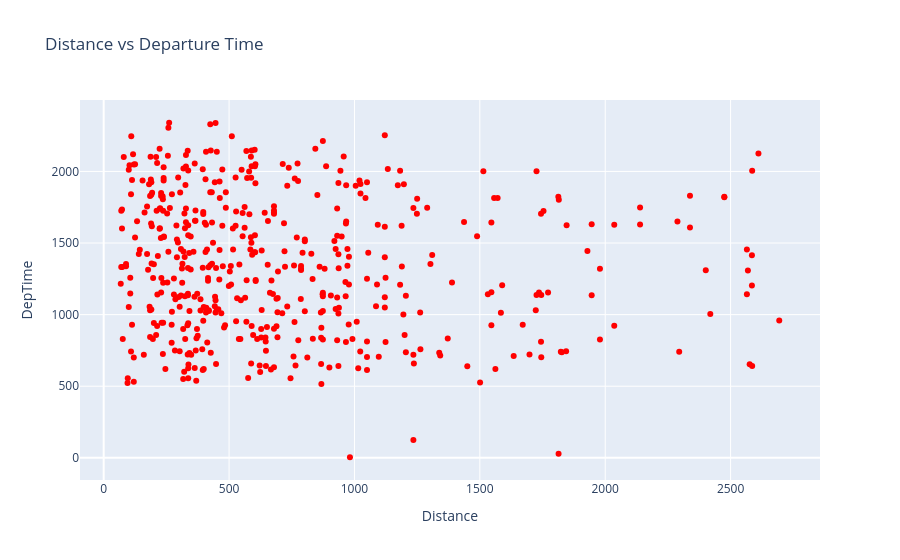

Notebook cell for this chart:
### Code cell
import plotly.express as px
import plotly.graph_objects as go

fig=go.Figure()
#Next we will create a scatter plot by using the add_trace function and use the go.scatter() function within it
# In go.Scatter we define the x-axis data,y-axis data and define the mode as markers with color of the marker as red
fig.add_trace(go.Scatter(x=data['Distance'], y=data['DepTime'], mode='markers', marker=dict(color='red')))
fig.update_layout(title='Distance vs Departure Time', xaxis_title='Distance', yaxis_title='DepTime')
# Display the figure
fig.show()

### Figure 1 — Plotly figure (JSON) as saved in the notebook; plotly's stock layout.template omitted (floating-point values rounded to 4 significant figures; data arrays with more than 128 entries replaced by an {"elided": "..."} marker saying what was removed)
{"data": [{"marker": {"color": "red"}, "mode": "markers", "type": "scatter", "x": {"elided": "500 float values"}, "y": {"elided": "500 float values"}}], "layout": {"title": {"text": "Distance vs Departure Time"}, "xaxis": {"title": {"text": "Distance"}}, "yaxis": {"title": {"text": "DepTime"}}}}
